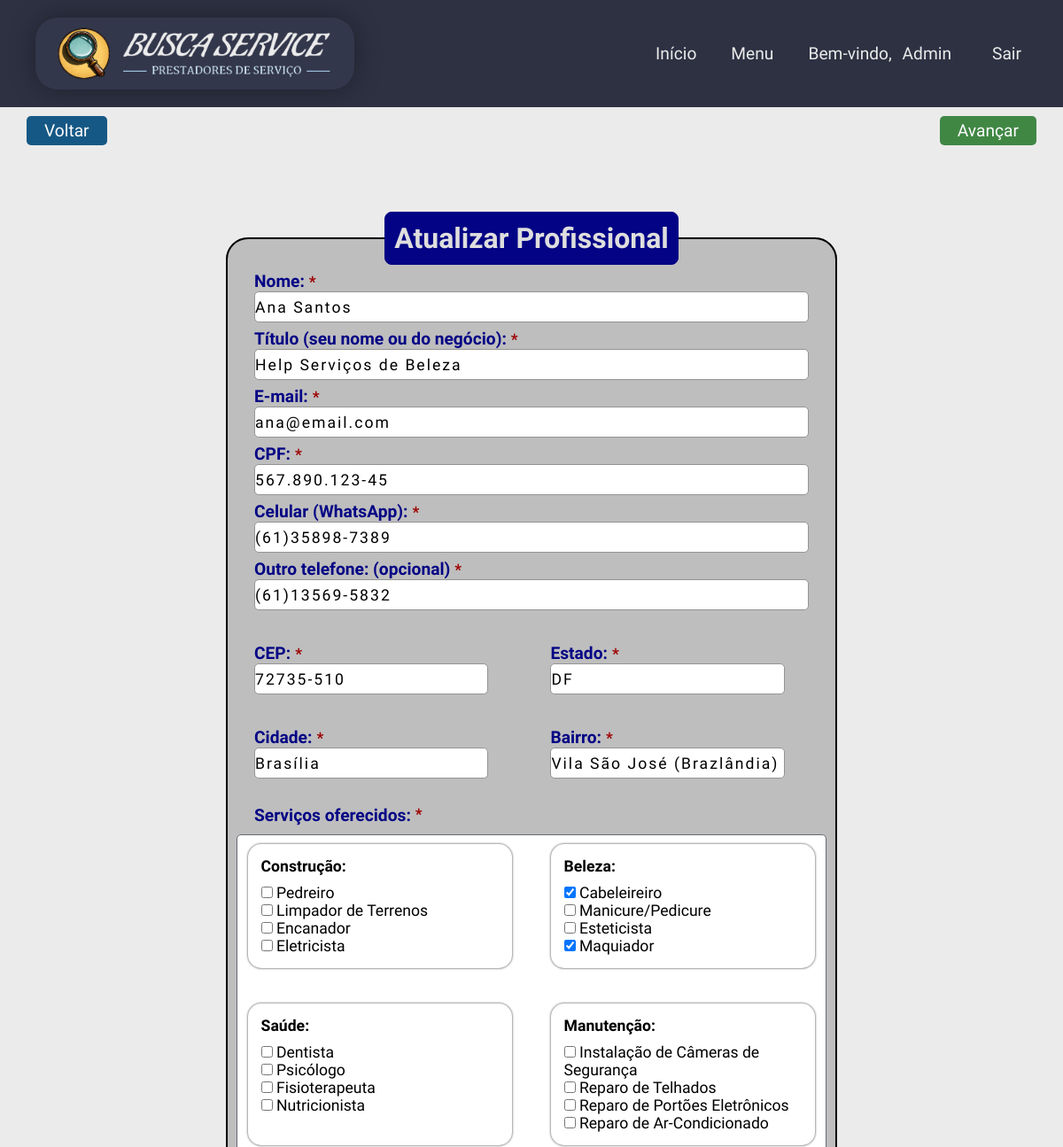
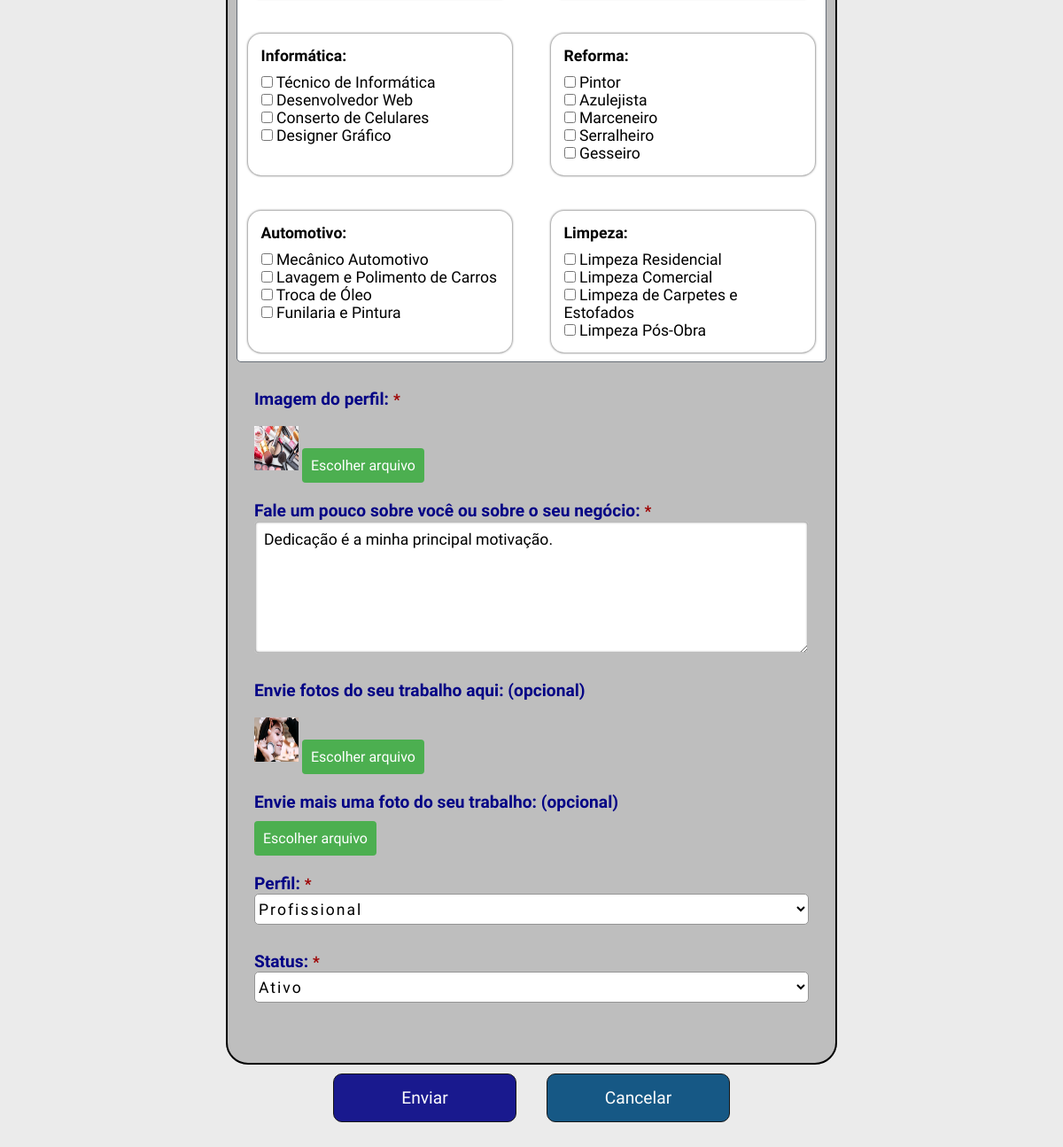
/app/views/usuario_admin_updpro.php?idpro=5 (signed in), run on the app's committed database (2 pictures, top to bottom).
### tables this page shows
CREATE TABLE IF NOT EXISTS profissional(
  idpro INT(11) NOT NULL AUTO_INCREMENT,
  nome VARCHAR(45) NOT NULL,
  email VARCHAR(255) NOT NULL,
  senha VARCHAR(60) NOT NULL,
  cpf VARCHAR(14) NOT NULL,
  telefone VARCHAR(18) NOT NULL,
  telefone2 VARCHAR(18) NULL DEFAULT NULL,
  cep VARCHAR(9) NOT NULL,
  estado VARCHAR(45) NOT NULL,
  cidade VARCHAR(45) NOT NULL,
  bairro VARCHAR(45) NOT NULL,
  titulo VARCHAR(100) NOT NULL,
  descricaonegocio TEXT NOT NULL,
  fotoprin VARCHAR(255) NOT NULL,
  fotosec VARCHAR(255) NULL DEFAULT NULL,
  fotosec2 VARCHAR(255) NULL DEFAULT NULL,
  perfil VARCHAR(3) NOT NULL DEFAULT 'PRO' COMMENT 'ADM=Administrador\\nPRO=Profissional\\nCLI=Cliente',
  status TINYINT(1) NOT NULL DEFAULT 1 COMMENT '\"0\" = Inativo / \"1\" = Ativo',
  dataregpro DATETIME NOT NULL DEFAULT CURRENT_TIMESTAMP(),
  PRIMARY KEY (idpro),
  UNIQUE KEY unique_cpf_pro (cpf)
  );

CREATE TABLE servico(
  idserv INT(11) NOT NULL AUTO_INCREMENT,
  nome VARCHAR(45) NOT NULL,
  categoria VARCHAR(45) NOT NULL,
  status TINYINT(1) NOT NULL DEFAULT 1 COMMENT '\"0\" = Inativo / \"1\" = Ativo',
  dataregserv DATETIME NOT NULL DEFAULT CURRENT_TIMESTAMP(),
  PRIMARY KEY (idserv)
    );

### app/views/usuario_admin_updpro.php (the view, shortened to what this page needs)
<?php
require_once 'layouts/site/header.php';
$idpro = isset($_GET['idpro']) ? $_GET['idpro'] : 0;
$dbh = Conexao::getInstance();
$query = "SELECT idserv FROM `busca_service`.`profissional_has_servico` WHERE idpro=:idpro";
$stmt = $dbh->prepare($query);
$stmt->bindParam(':idpro', $idpro);
$stmt->execute();
$servicosMarcados = $stmt->fetchAll(PDO::FETCH_COLUMN);
$query = "SELECT * FROM `busca_service`.`profissional` WHERE idpro=:idpro LIMIT 1";
$stmt = $dbh->prepare($query);
$stmt->bindParam(':idpro', $idpro);
$stmt->execute();
$row = $stmt->fetch(PDO::FETCH_ASSOC);
?>
<body>
    <?php require_once 'layouts/admin/menu.php'; ?>
    <main class="bg_form">
        <?php require_once "botoes_navegacao.php" ?>
        <div class="main_opc">
            <section>
                <form action="" method="post" class="box" enctype="multipart/form-data" id="formulario_img">
                    <fieldset>
                        <legend><b>Atualizar Profissional</b></legend>
                        <div class="dadosPessoais">
                            <div class="inputBox">
                                <input type="text" name="nome" id="nome" class="inputUser" required autofocus value="<?= isset($row) ? $row['nome'] : '' ?>">
                                <label for="nome" class="labelInput">Nome:<span class="asterisk">*</span></label>
                            </div>
                            <div class="inputBox">
                                <input type="text" name="titulo" id="titulo" class="inputUser" required autofocus value="<?= isset($row) ? $row['titulo'] : '' ?>">
                                <label for="titulo" class="labelInput">Título (seu nome ou do negócio):<span class="asterisk">*</span></label>
                            </div>
                            <div class="inputBox">
                                <input type="email" name="email" id="email" class="inputUser" autofocus value="<?= isset($row) ? $row['email'] : '' ?>">
                                <label for="email" class="labelInput <?= isset($row) && !empty($row['email']) ? 'active' : '' ?>">E-mail:<span class="asterisk">*</span></label>
                            </div>
                            <div class="inputBox">
                                <input type="text" name="cpf" id="cpf" class="inputUser" readonly autofocus value="<?= isset($row) ? $row['cpf'] : '' ?>">
                                <label for="cpf" class="labelInput <?= isset($row) && !empty($row['cpf']) ? 'active' : '' ?>">CPF:<span class="asterisk">*</span></label>
                            </div>
                            <div class="inputBox">
                                <input type="tel" name="telefone" id="telefone-whatsapp" class="inputUser" minlength="14" maxlength="14" required autofocus value="<?= isset($row) ? $row['telefone'] : '' ?>">
                                <label for="telefone-whatsapp" class="labelInput">Celular (WhatsApp):<span class="asterisk">*</span></label>
                            </div>
                            <div class="inputBox">
                                <input type="tel" name="telefone2" id="telefone-geral" class="inputUser" minlength="14" maxlength="14" required autofocus value="<?= isset($row) ? $row['telefone2'] : '' ?>">
                                <label for="telefone-geral" class="labelInput">Outro telefone: (opcional)<span class="asterisk">*</span></label>
                            </div>
                        </div>
                        <div class="endereco">
                            <div class="inputBox">
                                <input type="text" id="cep" name="cep" class="inputUser" maxlength="8" minlength="8" autofocus value="<?= isset($row) ? $row['cep'] : '' ?>">
                                <label for="cep" class="labelInput">CEP:<span class="asterisk">*</span></label><br>
                            </div>
                            <div class="inputBox">
                                <input type="text" name="estado" id="estado" class="inputUser" autofocus value="<?= isset($row) ? $row['estado'] : '' ?>">
                                <label for="uf" class="labelInput">Estado:<span class="asterisk">*</span></label>
                            </div>
                            <div class="inputBox">
                                <input type="text" name="cidade" id="cidade" class="inputUser" autofocus value="<?= isset($row) ? $row['cidade'] : '' ?>">
                                <label for="cidade" class="labelInput">Cidade:<span class="asterisk">*</span></label>
                            </div>
                            <div class="inputBox">
                                <input type="text" name="bairro" id="bairro" class="inputUser" autofocus value="<?= isset($row) ? $row['bairro'] : '' ?>">
                                <label for="bairro" class="labelInput">Bairro:<span class="asterisk">*</span></label>
                            </div>
                        </div>
                        <label for="servicos" class="servicos_oferecidos labelInput2">Serviços oferecidos:<span class="asterisk">*</span></label>
                        <div class="seleciona_servicos">
                            <div class="servicos_lista">
                                <?php
                                $dbh = Conexao::getInstance();
                                $query = "SELECT * FROM `busca_service`.`servico`";
                                $stmt = $dbh->prepare($query);
                                $stmt->execute();
                                $rowsServicos = $stmt->fetchAll(PDO::FETCH_ASSOC);
                                $servicesByCategory = [];
                                foreach ($rowsServicos as $rowServico) {
                                    $categoria = $rowServico['categoria'];
                                    $idserv = $rowServico['idserv'];
                                    $nome = $rowServico['nome'];
                                    $servicesByCategory[$categoria][] = array('idserv' => $idserv, 'nome' => $nome);
                                }
                                foreach ($servicesByCategory as $categoria => $servicos) {
                                    echo "<div class='categoria_servicos'>";
                                    echo "<p><b>$categoria:</b></p>";
                                    echo "<ul>";
                                    foreach ($servicos as $servico) {
                                        $idserv = $servico['idserv'];
                                        $nome = $servico['nome'];
                                        $checked = in_array($idserv, $servicosMarcados) ? 'checked' : '';
                                        echo "<li><input type='checkbox' name='servico[]' value='$idserv' id='servico_$idserv' $checked> <label for='servico_$idserv'>$nome</label></li>";
                                    }
                                    echo "</ul>";
                                    echo "</div>";
                                }
                                ?>
                            </div>
                        </div>
                        <div class="inputBox">
                            <label for="fotoprin" class="labelInput2">Imagem do perfil:<span class="asterisk">*</span></label>
                            <p><br>
                                <?php
                                if (!empty($row['fotoprin'])) {
                                    echo '<img src="' . $row['fotoprin'] . '" alt="Imagem do perfil" style="width: 50px; height: 50px;">';
                                }
                                ?>
                                <label for="fotoprin" class="fileInputLabel">Escolher arquivo</label>
                            </p>
                        </div>
                        <div class="inputBox">
                            <label for="field_conteudo" class="labelInput2">Fale um pouco sobre você ou sobre o seu negócio:<span class="asterisk">*</span></label><br>
                            <textarea class="descricao_form" id="field_conteudo" name="descricaonegocio" rows="6" required autofocus><?= isset($row) ? $row['descricaonegocio'] : '' ?></textarea>
                        </div>
                        <div class="inputBox">
                            <label for="fotosec" class="labelInput2">Envie fotos do seu trabalho aqui: (opcional)</label>
                            <p><br>
                                <?php
                                if (!empty($row['fotosec'])) {
                                    echo '<img src="' . $row['fotosec'] . '" alt="Primeira imagem do trabalho" style="width: 50px; height: 50px;">';
                                }
                                ?>
                                <label for="fotosec" class="fileInputLabel">Escolher arquivo</label>
                            </p>
                        </div>
                        <div class="inputBox">
                            <label for="fotosec2" class="labelInput2">Envie mais uma foto do seu trabalho: (opcional)</label>
                            <p><br>
                                <label for="fotosec2" class="fileInputLabel">Escolher arquivo</label>
                            </p>
                        </div>
                        <div class="inputBox">
                            <label for="perfil" class="labelInput2">Perfil:<span class="asterisk">*</span></label>
                            <select name="perfil" id="perfil" class="inputUser" required><br><br>
                                <option value="PRO" <?= isset($row) && $row['perfil'] == 'PRO' ? 'selected' : '' ?>>
                                    Profissional</option>
                            </select>
                        </div>
                        <div class="inputBox">
                            <label for="status" class="labelInput2">Status:<span class="asterisk">*</span></label>
                            <div class="select-wrapper">
                                <select name="status" id="status" class="inputUser" required><br><br>
                                    <option value="1" <?= isset($row) && $row['status'] == '1' ? 'selected' : '' ?>>Ativo
                                    </option>
                                </select>
                            </div>
                        </div><br><br>
                    </fieldset>
                    <div class="btn_alinhamento">
                        <a href="usuario_admin_listpro.php?idpro=<?php echo $idpro; ?>">
                            <button type="submit" id="submit" value="Enviar" name="salvar">Enviar</button>
                        </a>
                        <a href="usuario_admin_listpro.php">
                            <button type="button" id="cancel" value="Cancelar" name="cancelar">Cancelar</button>
                        </a>
                    </div>
                </form>
            </section>
        </div>
    </main>
</body>
</html>

### app/views/assets/css/boot.css (style rules this page uses)
* { padding: 0; margin: 0; box-sizing: border-box; text-decoration: none; font-size: 1em; font-family: 'Ubuntu', sans-serif; }

### app/views/assets/css/style.css (style rules this page uses)
html { height: 100%; min-height: 100%; }
body { display: flex; flex-direction: column; min-height: 100%; }
.categoria_servicos { padding: 15px; border-radius: 15px; -webkit-box-shadow: 0px 0px 6px 3px rgba(138, 138, 138, 0.84); -moz-box-shadow: 0px 0px 6px 3px rgba(138, 138, 138, 0.84); box-shadow: 0px 0px 2px 1px rgba(138, 138, 138, 0.84); transition: all 0.5s ease; }
.categoria_servicos p { margin-bottom: 10px; }

### app/views/assets/css/formulario.css (style rules this page uses)
.box { margin: 5% auto; color: rgb(0, 0, 0); position: relative; padding: 15px; width: 60%; }
.box fieldset { background-color: #bebebe; border-radius: 25px; border: 2px solid #000; }
.bg_form { background-color: #ebebeb; }
legend { border: 1px solid rgb(3, 3, 133); padding: 10px; text-align: center; background-color: rgb(3, 3, 133); border-radius: 8px; font-size: 2em; color: #dedede; }
.endereco { display: flex; flex-wrap: wrap; }
.endereco .inputBox { width: 40%; box-sizing: border-box; padding-right: 10px; }
.inputBox { position: relative; margin: 30px; font-weight: 500; }
.inputUser { background: none; border: none; border: 1px solid #949494; background-color: #fff; height: 35px; border-radius: 5px; outline: none; color: black; font-size: 1.1em; width: 100%; letter-spacing: 2px; font-weight: 300; }
.asterisk { font-size: 0.9em; color: rgb(158, 0, 0); margin-left: 5px; }
.labelInput { position: absolute; top: 0px; left: 0px; margin-bottom: 10px; pointer-events: none; top: -23px; font-size: 1.2em; color: rgb(3, 3, 133); font-weight: 600; transition: .5s; }
.labelInput2 { font-size: 1.2em; color: rgb(3, 3, 133); font-weight: 600; }
.fileInputLabel { background-color: #4CAF50; font-weight: 500; font-size: 1em; color: white; padding: 10px 10px; border-radius: 4px; cursor: pointer; }
.select-wrapper { border-radius: 5px; }
.active { top: -23px; font-size: 1.2em; color: rgb(3, 3, 133); font-weight: 600; }
#submit { background-color: rgb(3, 3, 133); width: 30%; border: none; padding: 15px; color: white; font-size: 1.2em; cursor: pointer; border-radius: 10px; align-items: center; opacity: 0.9; margin-right: 15px; border: 1px solid #000; }
#cancel { background-color: rgb(0, 73, 122); width: 30%; border: none; padding: 15px; color: white; font-size: 1.2em; cursor: pointer; border-radius: 10px; align-items: center; opacity: 0.9; margin-left: 15px; border: 1px solid #000; }
.btn_alinhamento { width: 100%; text-align: center; margin: 0px auto; margin-top: 10px; }
.seleciona_servicos { border: 0px solid rgb(161, 161, 161); border-radius: 5px; margin: 0px auto; }
.categoria_servicos { width: 45%; font-size: 1.1em; margin: 10px auto; }
.categoria_servicos ul { display: inline-block; vertical-align: top; text-decoration: none; }
.servicos_lista { display: flex; margin: 10px 10px; gap: 20px; flex-wrap: wrap; border: 1px solid #bebebe; background-color: #fff; border-radius: 5px; border: 1px solid #656c75; }
.servicos_oferecidos { display: flex; margin-left: 30px; }
.servicos_lista ul { list-style-type: none; }
.descricao_form { width: 100%; height: 150px; padding: 10px; font-size: 1.1em; border: 1px solid #bebebe; border-radius: 4px; resize: vertical; -webkit-box-shadow: inset 0px 0px 3px 0px rgba(0, 0, 0, 0.75); -moz-box-shadow: inset 0px 0px 3px 0px rgba(0, 0, 0, 0.75); box-shadow: inset 0px 0px 3px 0px rgba(0, 0, 0, 0.75); }

### app/views/assets/css/perfil_cli.css (style rules this page uses)
.input_perfil2[type="text"], textarea { display: flex; font-size: 1.2em; padding: 5px; width: 300px; border-radius: 3px; border: 1px solid #ddd; background-color: #fff; width: 100%; height: 100px; }

### data on the page
profissional: nome "Ana Santos", titulo "Help Serviços de Beleza", email "ana@email.com", cpf "567.890.123-45", telefone "(61)35898-7389", telefone2 "(61)13569-5832", cep "72735-510", estado "DF", cidade "Brasília", bairro "Vila São José (Brazlândia)", fotoprin (picture), descricaonegocio "Dedicação é a minha principal motivação.", fotosec (picture), perfil "Profissional", status "Ativo"
servico: nome "Pedreiro"
servico: nome "Limpador de Terrenos"
servico: nome "Encanador"
servico: nome "Eletricista"
servico: nome "Cabeleireiro"
servico: nome "Manicure/Pedicure"
servico: nome "Esteticista"
servico: nome "Maquiador"
servico: nome "Dentista"
servico: nome "Psicólogo"
servico: nome "Fisioterapeuta"
servico: nome "Nutricionista"
servico: nome "Instalação de Câmeras de Segurança"
servico: nome "Reparo de Telhados"
servico: nome "Reparo de Portões Eletrônicos"
servico: nome "Reparo de Ar-Condicionado"
servico: nome "Técnico de Informática"
servico: nome "Desenvolvedor Web"
servico: nome "Conserto de Celulares"
servico: nome "Designer Gráfico"
servico: nome "Pintor"
servico: nome "Azulejista"
servico: nome "Marceneiro"
servico: nome "Serralheiro"
servico: nome "Gesseiro"
servico: nome "Mecânico Automotivo"
servico: nome "Lavagem e Polimento de Carros"
servico: nome "Troca de Óleo"
servico: nome "Funilaria e Pintura"
servico: categoria "Limpeza", nome "Limpeza Pós-Obra"
servico: nome "Limpeza Residencial"
servico: nome "Limpeza Comercial"
servico: nome "Limpeza de Carpetes e Estofados"

### other printed values
$primeiroNome "Admin"
$categoria "Construção"
$categoria "Beleza"
$categoria "Saúde"
$categoria "Manutenção"
$categoria "Informática"
$categoria "Reforma"
$categoria "Automotivo"
